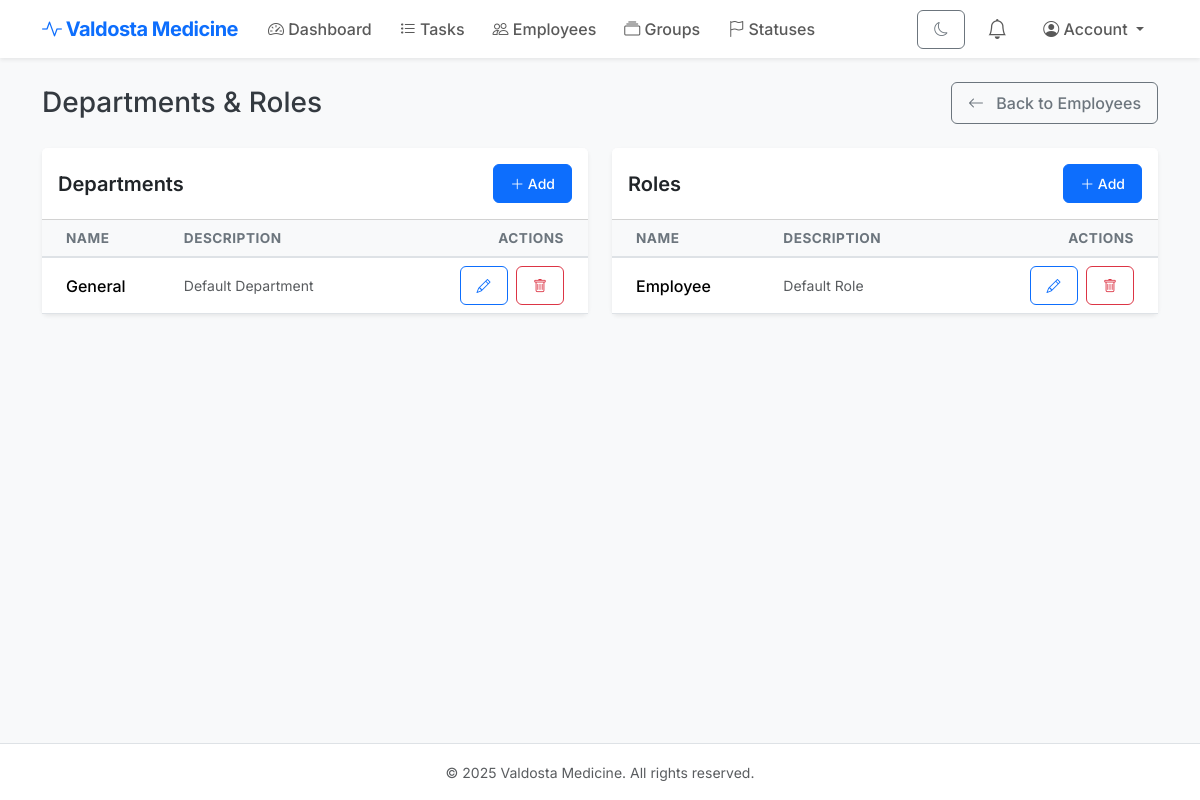
The app's page /departments_roles (signed in) with its own data.
### models.py (models this page shows)
class Department(db.Model):
    __tablename__ = "departments"
    id = db.Column(db.Integer, primary_key=True)
    name = db.Column(db.String(100), nullable=False)
    description = db.Column(db.Text)
    employees = db.relationship("Employee", back_populates="department")

class Role(db.Model):
    __tablename__ = "roles"
    id = db.Column(db.Integer, primary_key=True)
    name = db.Column(db.String(100), nullable=False)
    description = db.Column(db.Text)
    employees = db.relationship("Employee", back_populates="role")

### app.py (the view)
    @app.route("/departments_roles")
    @admin_required
    def departments_roles():
        depts = Department.query.all()
        roles = Role.query.all()
        return render_template("departments_roles.html", departments=depts, roles=roles)

### models.py (called while the page is built)
    def is_admin(self):
        return any(g.is_admin_group for g in self.groups)

    def full_name(self):
        return f"{self.first_name} {self.last_name}"

### templates/departments_roles.html (shortened to what this page needs)
{% extends "base.html" %}
{% block content %}
<div class="d-flex justify-content-between align-items-center mb-4">
    <h2 class="h3 mb-0">Departments & Roles</h2>
    <a href="{{ url_for('employees') }}" class="btn btn-outline-secondary">
        <i class="bi bi-arrow-left me-2"></i> Back to Employees
    </a>
</div>
<div class="row g-4">
    <div class="col-lg-6">
        <div class="card shadow-sm h-100">
            <div class="card-header bg-white py-3 d-flex justify-content-between align-items-center">
                <h5 class="card-title mb-0">Departments</h5>
                <button class="btn btn-sm btn-primary" data-bs-toggle="modal" data-bs-target="#addDeptModal">
                    <i class="bi bi-plus-lg"></i> Add
                </button>
            </div>
            <div class="card-body p-0">
                <div class="table-responsive">
                    <table class="table table-hover mb-0 align-middle">
                        <thead class="table-light">
                            <tr>
                                <th class="ps-4">Name</th>
                                <th>Description</th>
                                <th class="text-end pe-4">Actions</th>
                            </tr>
                        </thead>
                        <tbody>
                            {% for d in departments %}
                            <tr>
                                <td class="ps-4 fw-medium">{{ d.name }}</td>
                                <td class="text-muted small">{{ d.description or '-' }}</td>
                                <td class="text-end pe-4">
                                    <button class="btn btn-sm btn-outline-primary me-1" data-bs-toggle="modal"
                                        data-bs-target="#editDeptModal{{ d.id }}">
                                        <i class="bi bi-pencil"></i>
                                    </button>
                                    <form method="POST" action="{{ url_for('delete_department', dept_id=d.id) }}"
                                        class="d-inline" onsubmit="return confirm('Delete this department?');">
                                        <button class="btn btn-sm btn-outline-danger">
                                            <i class="bi bi-trash"></i>
                                        </button>
                                    </form>
                                </td>
                            </tr>
                            {% else %}
                            <tr>
                                <td colspan="3" class="text-center py-4 text-muted">No departments found.</td>
                            </tr>
                            {% endfor %}
                        </tbody>
                    </table>
                </div>
            </div>
        </div>
    </div>
    <div class="col-lg-6">
        <div class="card shadow-sm h-100">
            <div class="card-header bg-white py-3 d-flex justify-content-between align-items-center">
                <h5 class="card-title mb-0">Roles</h5>
                <button class="btn btn-sm btn-primary" data-bs-toggle="modal" data-bs-target="#addRoleModal">
                    <i class="bi bi-plus-lg"></i> Add
                </button>
            </div>
            <div class="card-body p-0">
                <div class="table-responsive">
                    <table class="table table-hover mb-0 align-middle">
                        <thead class="table-light">
                            <tr>
                                <th class="ps-4">Name</th>
                                <th>Description</th>
                                <th class="text-end pe-4">Actions</th>
                            </tr>
                        </thead>
                        <tbody>
                            {% for r in roles %}
                            <tr>
                                <td class="ps-4 fw-medium">{{ r.name }}</td>
                                <td class="text-muted small">{{ r.description or '-' }}</td>
                                <td class="text-end pe-4">
                                    <button class="btn btn-sm btn-outline-primary me-1" data-bs-toggle="modal"
                                        data-bs-target="#editRoleModal{{ r.id }}">
                                        <i class="bi bi-pencil"></i>
                                    </button>
                                    <form method="POST" action="{{ url_for('delete_role', role_id=r.id) }}"
                                        class="d-inline" onsubmit="return confirm('Delete this role?');">
                                        <button class="btn btn-sm btn-outline-danger">
                                            <i class="bi bi-trash"></i>
                                        </button>
                                    </form>
                                </td>
                            </tr>
                            {% else %}
                            <tr>
                                <td colspan="3" class="text-center py-4 text-muted">No roles found.</td>
                            </tr>
                            {% endfor %}
                        </tbody>
                    </table>
                </div>
            </div>
        </div>
    </div>
</div>
{% endblock %}

### static/style.css (style rules this page uses)
body { font-family: 'Inter', sans-serif; background-color: #f8f9fa; color: #343a40; }
h1, h2, h3, h4, h5, h6 { font-weight: 600; color: #212529; }
.card { border: none; box-shadow: 0 0.125rem 0.25rem rgba(0, 0, 0, 0.075); transition: transform 0.2s ease-in-out, box-shadow 0.2s ease-in-out; }
.btn { border-radius: 0.375rem; font-weight: 500; padding: 0.5rem 1rem; }
.table { vertical-align: middle; }
.table thead th { border-top: none; border-bottom: 2px solid #dee2e6; font-size: 0.85rem; text-transform: uppercase; letter-spacing: 0.5px; color: #6c757d; }
body, .card, .navbar, .footer, .table, .modal-content, .form-control, .form-select, .dropdown-menu, .badge, .nav-link, .btn { transition: background-color .25s ease, color .25s ease, border-color .25s ease, box-shadow .25s ease; }

### records on screen
Department: name "General", description "Default Department"
Role: name "Employee", description "Default Role"
